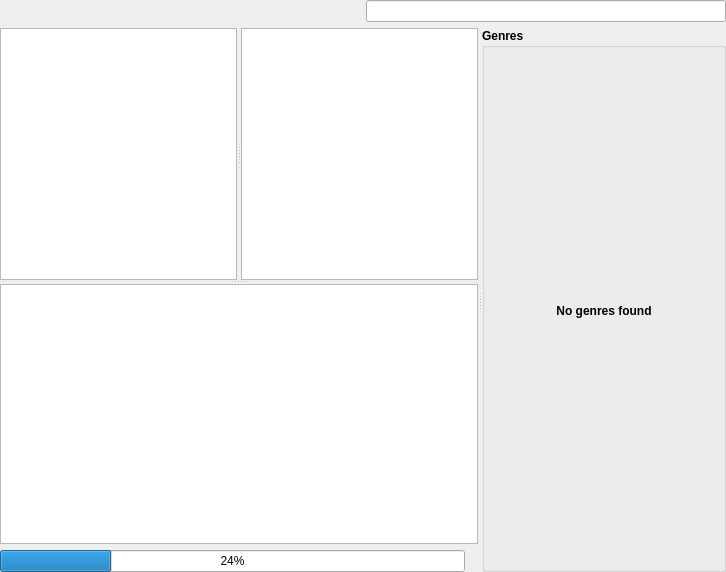
<?xml version="1.0" encoding="UTF-8"?>
<ui version="4.0">
 <class>GUI_LocalLibrary</class>
 <widget class="QWidget" name="GUI_LocalLibrary">
  <property name="geometry">
   <rect>
    <x>0</x>
    <y>0</y>
    <width>726</width>
    <height>572</height>
   </rect>
  </property>
  <property name="focusPolicy">
   <enum>Qt::ClickFocus</enum>
  </property>
  <property name="acceptDrops">
   <bool>true</bool>
  </property>
  <property name="windowTitle">
   <string>Library</string>
  </property>
  <layout class="QGridLayout" name="gridLayout">
   <property name="leftMargin">
    <number>0</number>
   </property>
   <property name="topMargin">
    <number>0</number>
   </property>
   <property name="rightMargin">
    <number>0</number>
   </property>
   <property name="bottomMargin">
    <number>0</number>
   </property>
   <item row="0" column="0">
    <layout class="QHBoxLayout" name="horizontalLayout">
     <item>
      <widget class="QFrame" name="header_frame">
       <property name="frameShape">
        <enum>QFrame::StyledPanel</enum>
       </property>
       <property name="frameShadow">
        <enum>QFrame::Raised</enum>
       </property>
      </widget>
     </item>
     <item>
      <spacer name="horizontalSpacer">
       <property name="orientation">
        <enum>Qt::Horizontal</enum>
       </property>
       <property name="sizeHint" stdset="0">
        <size>
         <width>40</width>
         <height>1</height>
        </size>
       </property>
      </spacer>
     </item>
     <item>
      <widget class="QLineEdit" name="le_search"/>
     </item>
    </layout>
   </item>
   <item row="1" column="0">
    <widget class="QSplitter" name="splitter_genre">
     <property name="sizePolicy">
      <sizepolicy hsizetype="Expanding" vsizetype="MinimumExpanding">
       <horstretch>0</horstretch>
       <verstretch>0</verstretch>
      </sizepolicy>
     </property>
     <property name="orientation">
      <enum>Qt::Horizontal</enum>
     </property>
     <widget class="QSplitter" name="splitter_tracks">
      <property name="orientation">
       <enum>Qt::Vertical</enum>
      </property>
      <widget class="QStackedWidget" name="sw_album_covers">
       <property name="currentIndex">
        <number>0</number>
       </property>
       <widget class="QWidget" name="page_3">
        <layout class="QGridLayout" name="gridLayout_7">
         <property name="leftMargin">
          <number>0</number>
         </property>
         <property name="topMargin">
          <number>0</number>
         </property>
         <property name="rightMargin">
          <number>0</number>
         </property>
         <property name="bottomMargin">
          <number>0</number>
         </property>
         <item row="0" column="0">
          <widget class="QSplitter" name="splitter_artist_album">
           <property name="orientation">
            <enum>Qt::Horizontal</enum>
           </property>
           <widget class="Library::ArtistView" name="lv_artist">
            <property name="focusPolicy">
             <enum>Qt::StrongFocus</enum>
            </property>
            <property name="acceptDrops">
             <bool>true</bool>
            </property>
            <property name="autoScroll">
             <bool>true</bool>
            </property>
            <property name="editTriggers">
             <set>QAbstractItemView::CurrentChanged|QAbstractItemView::SelectedClicked</set>
            </property>
            <property name="tabKeyNavigation">
             <bool>false</bool>
            </property>
            <property name="dragEnabled">
             <bool>true</bool>
            </property>
            <property name="dragDropMode">
             <enum>QAbstractItemView::DragDrop</enum>
            </property>
            <property name="alternatingRowColors">
             <bool>true</bool>
            </property>
            <property name="selectionBehavior">
             <enum>QAbstractItemView::SelectRows</enum>
            </property>
            <property name="showGrid">
             <bool>false</bool>
            </property>
            <property name="gridStyle">
             <enum>Qt::DotLine</enum>
            </property>
            <property name="sortingEnabled">
             <bool>true</bool>
            </property>
            <property name="wordWrap">
             <bool>false</bool>
            </property>
            <property name="cornerButtonEnabled">
             <bool>false</bool>
            </property>
            <attribute name="horizontalHeaderCascadingSectionResizes">
             <bool>false</bool>
            </attribute>
            <attribute name="horizontalHeaderHighlightSections">
             <bool>false</bool>
            </attribute>
            <attribute name="horizontalHeaderMinimumSectionSize">
             <number>25</number>
            </attribute>
            <attribute name="horizontalHeaderShowSortIndicator" stdset="0">
             <bool>true</bool>
            </attribute>
            <attribute name="horizontalHeaderStretchLastSection">
             <bool>true</bool>
            </attribute>
            <attribute name="verticalHeaderVisible">
             <bool>false</bool>
            </attribute>
            <attribute name="verticalHeaderMinimumSectionSize">
             <number>1</number>
            </attribute>
           </widget>
           <widget class="Library::AlbumView" name="lv_album">
            <property name="focusPolicy">
             <enum>Qt::StrongFocus</enum>
            </property>
            <property name="acceptDrops">
             <bool>true</bool>
            </property>
            <property name="autoScroll">
             <bool>true</bool>
            </property>
            <property name="editTriggers">
             <set>QAbstractItemView::CurrentChanged|QAbstractItemView::SelectedClicked</set>
            </property>
            <property name="tabKeyNavigation">
             <bool>false</bool>
            </property>
            <property name="dragEnabled">
             <bool>true</bool>
            </property>
            <property name="dragDropMode">
             <enum>QAbstractItemView::DragDrop</enum>
            </property>
            <property name="alternatingRowColors">
             <bool>true</bool>
            </property>
            <property name="selectionBehavior">
             <enum>QAbstractItemView::SelectRows</enum>
            </property>
            <property name="showGrid">
             <bool>false</bool>
            </property>
            <property name="gridStyle">
             <enum>Qt::DotLine</enum>
            </property>
            <property name="sortingEnabled">
             <bool>true</bool>
            </property>
            <property name="wordWrap">
             <bool>false</bool>
            </property>
            <property name="cornerButtonEnabled">
             <bool>false</bool>
            </property>
            <attribute name="horizontalHeaderCascadingSectionResizes">
             <bool>false</bool>
            </attribute>
            <attribute name="horizontalHeaderHighlightSections">
             <bool>false</bool>
            </attribute>
            <attribute name="horizontalHeaderMinimumSectionSize">
             <number>25</number>
            </attribute>
            <attribute name="horizontalHeaderShowSortIndicator" stdset="0">
             <bool>true</bool>
            </attribute>
            <attribute name="horizontalHeaderStretchLastSection">
             <bool>true</bool>
            </attribute>
            <attribute name="verticalHeaderVisible">
             <bool>false</bool>
            </attribute>
            <attribute name="verticalHeaderMinimumSectionSize">
             <number>1</number>
            </attribute>
           </widget>
          </widget>
         </item>
        </layout>
       </widget>
       <widget class="QWidget" name="page_cover">
        <layout class="QVBoxLayout" name="verticalLayout_2">
         <property name="spacing">
          <number>5</number>
         </property>
         <property name="leftMargin">
          <number>0</number>
         </property>
         <property name="topMargin">
          <number>0</number>
         </property>
         <property name="rightMargin">
          <number>0</number>
         </property>
         <property name="bottomMargin">
          <number>0</number>
         </property>
         <item>
          <widget class="QWidget" name="cover_topbar" native="true">
           <property name="sizePolicy">
            <sizepolicy hsizetype="Preferred" vsizetype="Maximum">
             <horstretch>0</horstretch>
             <verstretch>0</verstretch>
            </sizepolicy>
           </property>
           <layout class="QHBoxLayout" name="horizontalLayout_2"/>
          </widget>
         </item>
        </layout>
       </widget>
      </widget>
      <widget class="QWidget" name="verticalLayoutWidget">
       <layout class="QVBoxLayout" name="verticalLayout_3">
        <item>
         <widget class="Library::TrackView" name="tb_title">
          <property name="focusPolicy">
           <enum>Qt::StrongFocus</enum>
          </property>
          <property name="acceptDrops">
           <bool>true</bool>
          </property>
          <property name="autoScroll">
           <bool>true</bool>
          </property>
          <property name="editTriggers">
           <set>QAbstractItemView::CurrentChanged|QAbstractItemView::SelectedClicked</set>
          </property>
          <property name="tabKeyNavigation">
           <bool>false</bool>
          </property>
          <property name="dragEnabled">
           <bool>true</bool>
          </property>
          <property name="dragDropMode">
           <enum>QAbstractItemView::DragDrop</enum>
          </property>
          <property name="alternatingRowColors">
           <bool>true</bool>
          </property>
          <property name="selectionBehavior">
           <enum>QAbstractItemView::SelectRows</enum>
          </property>
          <property name="showGrid">
           <bool>false</bool>
          </property>
          <property name="gridStyle">
           <enum>Qt::DotLine</enum>
          </property>
          <property name="sortingEnabled">
           <bool>true</bool>
          </property>
          <property name="wordWrap">
           <bool>false</bool>
          </property>
          <property name="cornerButtonEnabled">
           <bool>false</bool>
          </property>
          <attribute name="horizontalHeaderCascadingSectionResizes">
           <bool>false</bool>
          </attribute>
          <attribute name="horizontalHeaderHighlightSections">
           <bool>false</bool>
          </attribute>
          <attribute name="horizontalHeaderMinimumSectionSize">
           <number>25</number>
          </attribute>
          <attribute name="horizontalHeaderShowSortIndicator" stdset="0">
           <bool>true</bool>
          </attribute>
          <attribute name="horizontalHeaderStretchLastSection">
           <bool>true</bool>
          </attribute>
          <attribute name="verticalHeaderVisible">
           <bool>false</bool>
          </attribute>
          <attribute name="verticalHeaderMinimumSectionSize">
           <number>1</number>
          </attribute>
         </widget>
        </item>
        <item>
         <layout class="QHBoxLayout" name="horizontalLayout_4">
          <item>
           <widget class="QProgressBar" name="pb_progress">
            <property name="value">
             <number>24</number>
            </property>
           </widget>
          </item>
          <item>
           <widget class="QLabel" name="lab_progress">
            <property name="text">
             <string/>
            </property>
           </widget>
          </item>
         </layout>
        </item>
       </layout>
      </widget>
     </widget>
     <widget class="QGroupBox" name="gb_genres">
      <property name="font">
       <font>
        <weight>75</weight>
        <bold>true</bold>
       </font>
      </property>
      <property name="title">
       <string notr="true">Genres</string>
      </property>
      <layout class="QGridLayout" name="gridLayout_6">
       <property name="leftMargin">
        <number>0</number>
       </property>
       <property name="topMargin">
        <number>5</number>
       </property>
       <property name="rightMargin">
        <number>0</number>
       </property>
       <property name="bottomMargin">
        <number>0</number>
       </property>
       <item row="0" column="0">
        <widget class="QStackedWidget" name="stacked_genre_widget">
         <property name="currentIndex">
          <number>1</number>
         </property>
         <widget class="QWidget" name="page">
          <layout class="QGridLayout" name="gridLayout_5">
           <property name="leftMargin">
            <number>0</number>
           </property>
           <property name="topMargin">
            <number>0</number>
           </property>
           <property name="rightMargin">
            <number>0</number>
           </property>
           <property name="bottomMargin">
            <number>0</number>
           </property>
           <property name="horizontalSpacing">
            <number>0</number>
           </property>
           <property name="verticalSpacing">
            <number>5</number>
           </property>
           <item row="0" column="0">
            <widget class="Library::GenreView" name="lv_genres">
             <property name="font">
              <font>
               <weight>75</weight>
               <bold>true</bold>
              </font>
             </property>
             <property name="focusPolicy">
              <enum>Qt::StrongFocus</enum>
             </property>
             <property name="dragDropMode">
              <enum>QAbstractItemView::DropOnly</enum>
             </property>
             <property name="alternatingRowColors">
              <bool>true</bool>
             </property>
             <property name="selectionMode">
              <enum>QAbstractItemView::ExtendedSelection</enum>
             </property>
             <attribute name="headerVisible">
              <bool>false</bool>
             </attribute>
             <column>
              <property name="text">
               <string notr="true">1</string>
              </property>
             </column>
            </widget>
           </item>
          </layout>
         </widget>
         <widget class="QWidget" name="page_2">
          <layout class="QVBoxLayout" name="verticalLayout">
           <property name="spacing">
            <number>6</number>
           </property>
           <property name="leftMargin">
            <number>0</number>
           </property>
           <property name="topMargin">
            <number>0</number>
           </property>
           <property name="rightMargin">
            <number>0</number>
           </property>
           <property name="bottomMargin">
            <number>0</number>
           </property>
           <item>
            <spacer name="verticalSpacer_4">
             <property name="orientation">
              <enum>Qt::Vertical</enum>
             </property>
             <property name="sizeHint" stdset="0">
              <size>
               <width>20</width>
               <height>40</height>
              </size>
             </property>
            </spacer>
           </item>
           <item>
            <widget class="QLabel" name="label_2">
             <property name="lineWidth">
              <number>0</number>
             </property>
             <property name="text">
              <string>No genres found</string>
             </property>
             <property name="alignment">
              <set>Qt::AlignCenter</set>
             </property>
             <property name="wordWrap">
              <bool>true</bool>
             </property>
            </widget>
           </item>
           <item>
            <spacer name="verticalSpacer_3">
             <property name="orientation">
              <enum>Qt::Vertical</enum>
             </property>
             <property name="sizeHint" stdset="0">
              <size>
               <width>20</width>
               <height>40</height>
              </size>
             </property>
            </spacer>
           </item>
          </layout>
         </widget>
        </widget>
       </item>
      </layout>
     </widget>
    </widget>
   </item>
  </layout>
 </widget>
 <customwidgets>
  <customwidget>
   <class>Library::GenreView</class>
   <extends>QTreeWidget</extends>
   <header>GUI/Library/GenreView.h</header>
  </customwidget>
  <customwidget>
   <class>Library::AlbumView</class>
   <extends>QTableView</extends>
   <header>GUI/Library/AlbumView.h</header>
  </customwidget>
  <customwidget>
   <class>Library::TrackView</class>
   <extends>QTableView</extends>
   <header>GUI/Library/TrackView.h</header>
  </customwidget>
  <customwidget>
   <class>Library::ArtistView</class>
   <extends>QTableView</extends>
   <header>GUI/Library/ArtistView.h</header>
  </customwidget>
 </customwidgets>
 <tabstops>
  <tabstop>lv_artist</tabstop>
  <tabstop>lv_album</tabstop>
  <tabstop>tb_title</tabstop>
 </tabstops>
 <resources/>
 <connections/>
</ui>
